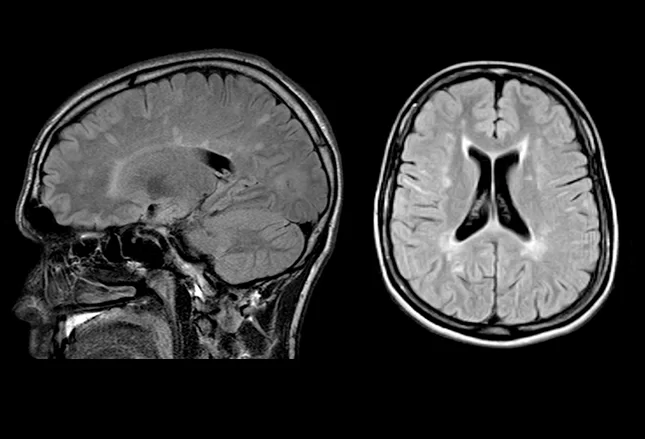
#> input picture Questao 2/img/imagem_medica.jpg, 645 x 439 px, found by its file name
$ jupyter execute Q02.ipynb   (shell and % lines are left out)
#> lines starting #> are read from the running program, lines starting #| are printed output that depends on the picture; after the words box and inside, x2 and y2 are one past the last pixel; in counts of white or black regions, pixels touching at a corner belong together
[cell 1]
# Célula 1 - Importação de bibliotecas para a Questão 2
import cv2
import numpy as np
import matplotlib.pyplot as plt
from skimage import morphology, measure
from sklearn.cluster import KMeans
import os
from google.colab import files

[cell 2]
# Célula 2 - Criar estrutura de pastas
print("Pasta 'img' criada!")

[cell 3]
# Célula 3 - Upload da imagem
uploaded = files.upload()
#> the answer given: imagem_medica.jpg

# Mover a imagem para a pasta img
for filename in uploaded.keys():
    !mv "{filename}" "/content/img/{filename}"
    print(f"Imagem {filename} movida para /content/img/")

[cell 4]
# Célula 4 - Verificar se a imagem está na pasta

[cell 5]
# Célula 5 - Carregar e processar a imagem médica com K-means (mesma imagem da Questão 1)
# Esta etapa isola a região de interesse para posterior esqueletização
def carregar_e_segmentar_imagem_medica():
    """
    Carrega a imagem médica e aplica segmentação K-means
    """
    imagem_path = "/content/img/imagem_medica.jpg"

    # Verificar se a imagem existe
    if not os.path.exists(imagem_path):
        raise FileNotFoundError(f"Imagem não encontrada: {imagem_path}")

    # Carregar imagem colorida
    img = cv2.imread(imagem_path)
#> img is the input picture: shape (439, 645, 3); mean B, G, R 52.8, 52.8, 52.8
    if img is None:
        raise ValueError(f"Erro ao carregar imagem: {imagem_path}")

    # Converter BGR para RGB
    img_rgb = cv2.cvtColor(img, cv2.COLOR_BGR2RGB)

    # Redimensionar para aplicação do K-means (método da Questão 1)
    pixel_values = img_rgb.reshape((-1, 3))
    pixel_values = np.float32(pixel_values)

    # Aplicar K-means ()
    k = 4
    criteria = (cv2.TERM_CRITERIA_EPS + cv2.TERM_CRITERIA_MAX_ITER, 100, 0.2)
    _, labels, centers = cv2.kmeans(pixel_values, k, None, criteria, 10, cv2.KMEANS_RANDOM_CENTERS)
#> centers = [[176.5, 176.5, 176.5], [57.52, 57.5, 57.52], [114.2, 114.2, 114.2], [1.37, 1.37, 1.37]]

    centers = np.uint8(centers)
#> centers = [[176, 176, 176], [57, 57, 57], [114, 114, 114], [1, 1, 1]]
    segmented_data = centers[labels.flatten()]
    segmented_image = segmented_data.reshape(img_rgb.shape)
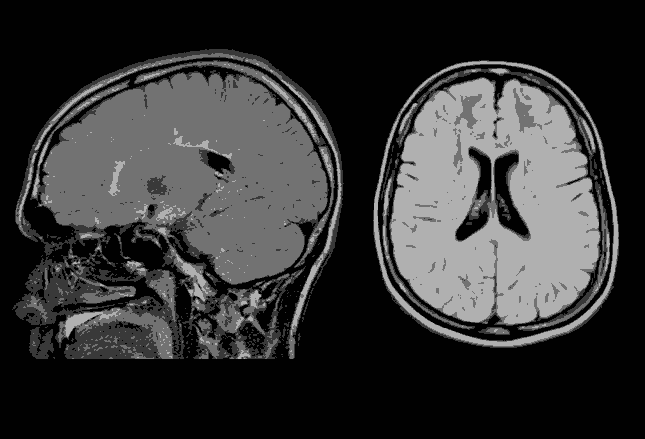
#> segmented_image: shape (439, 645, 3); min 1, max 176, mean 52.4

    return img_rgb, segmented_image, labels.reshape(img_rgb.shape[:2])

# Carregar e segmentar a imagem
img_original, img_kmeans, labels_map = carregar_e_segmentar_imagem_medica()
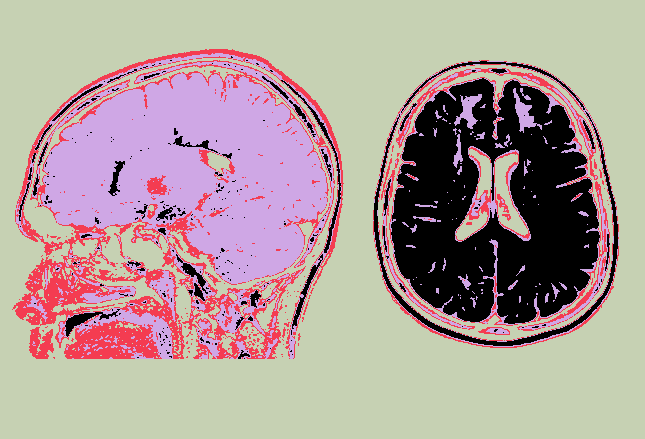
#> labels_map: shape (439, 645) int32; 4 distinct labels, from 0 to 3; one colour per label, 0 black

print("Imagem médica segmentada com K-means!")

[cell 6]
# Célula 6 - Selecionar região de interesse e pré-processar (CORRIGIDA)
def selecionar_maior_regiao(mascara):
    """
    Seleciona a maior região conectada da máscara
    """
    # Encontrar componentes conectados
    labels = measure.label(mascara)
    regions = measure.regionprops(labels)

    if len(regions) == 0:
        return None

    # Encontrar a região com maior área
    maior_regiao = max(regions, key=lambda x: x.area)

    # Criar máscara apenas com a maior região
    mascara_maior = np.zeros_like(mascara, dtype=np.uint8)
    mascara_maior[labels == maior_regiao.label] = 1

    return mascara_maior

def preprocessar_para_esqueleto(img_kmeans, labels_map):
    """
    Pré-processa a imagem segmentada para extração do esqueleto
    """
    # Selecionar o cluster com maior área (geralmente o objeto principal)
    clusters_unicos, contagens = np.unique(labels_map, return_counts=True)
#> clusters_unicos = [0, 1, 2, 3]; contagens = [40717, 24457, 53591, 164390]
    # Encontrar o cluster com maior área (ignorando possíveis ruídos pequenos)
    cluster_principal = clusters_unicos[np.argmax(contagens)]
#> cluster_principal = 3

    # Criar máscara binária
    mascara = (labels_map == cluster_principal).astype(np.uint8)
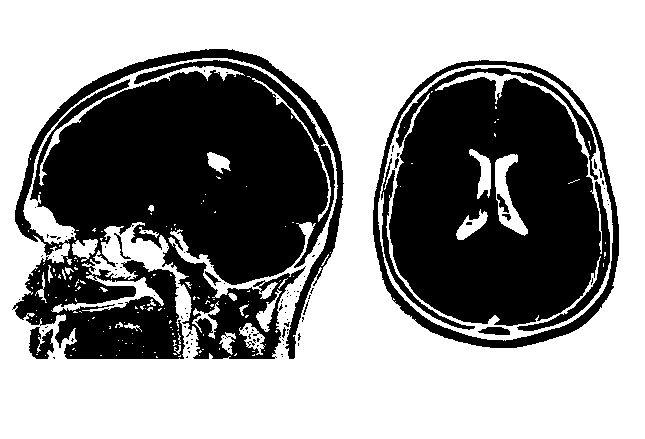
#> mascara: shape (439, 645); values 0 (black) and 1 (white), 58.1% white; 109 black regions (95 under 20 px)

    # Selecionar apenas a maior região conectada
    mascara_maior = selecionar_maior_regiao(mascara)
#> in selecionar_maior_regiao, `labels = measure.label(mascara)`:
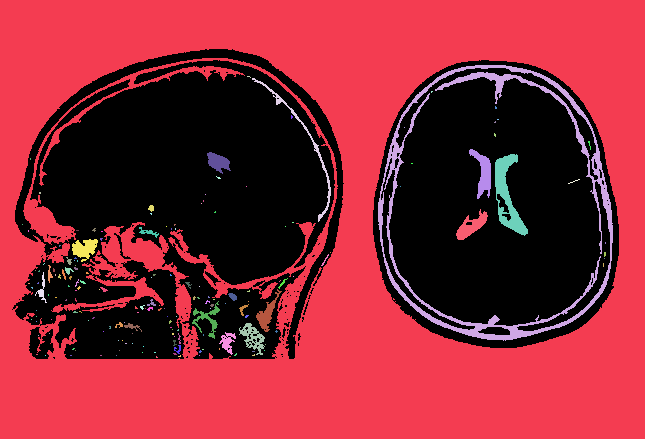
#> labels: shape (439, 645) int64; 175 distinct labels, from 0 to 174; one colour per label, 0 black
#> in selecionar_maior_regiao, `regions = measure.regionprops(labels)`: regions = 174 regions; largest, box (x1, y1, x2, y2) and area: (0, 0, 645, 439) 152965, (378, 65, 613, 341) 6020, (495, 154, 528, 236) 1098, (469, 149, 491, 199) 497, (252, 78, 331, 222) 451
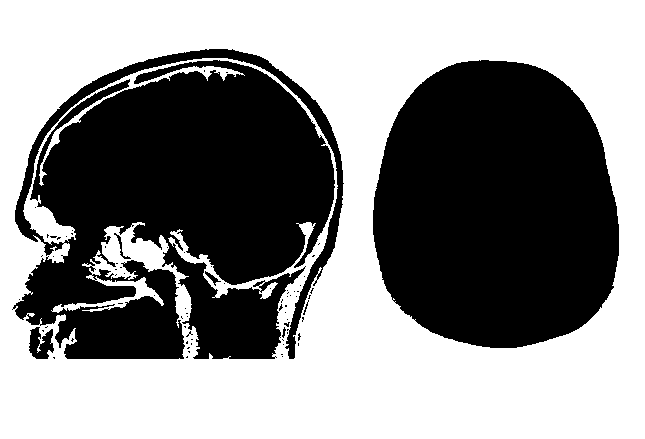
#> mascara_maior: shape (439, 645); values 0 (black) and 1 (white), 54% white; 75 black regions (68 under 20 px), largest, box (x1, y1, x2, y2) and area: (12, 49, 344, 359) 71594, (373, 60, 619, 348) 57660, (29, 327, 54, 359) 531

    if mascara_maior is None:
        print("Nenhuma região encontrada! Usando máscara completa.")
        mascara_maior = mascara

    # Verificar se a maioria dos pixels é o objeto (branco) ou fundo (preto)
    if np.sum(mascara_maior) > (mascara_maior.size - np.sum(mascara_maior)):
        # Se há mais pixels brancos que pretos, inverter a máscara
        mascara_maior = 1 - mascara_maior
        print("Máscara invertida para corrigir objeto/fundo")

    # Aplicar operações morfológicas para suavizar a máscara
    kernel = np.ones((5,5), np.uint8)
    mascara_suavizada = cv2.morphologyEx(mascara_maior, cv2.MORPH_CLOSE, kernel)
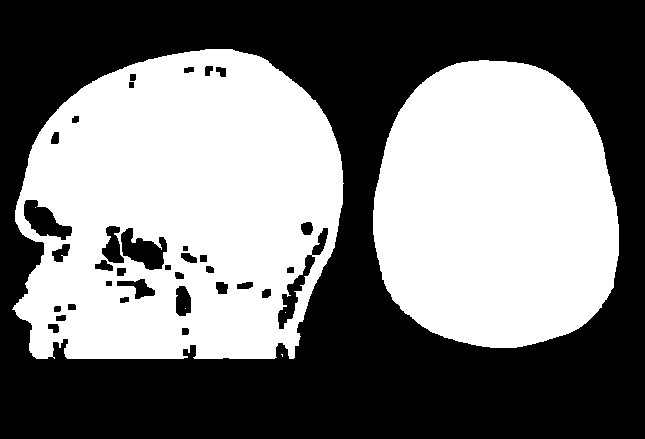
#> mascara_suavizada: shape (439, 645); values 0 (black) and 1 (white), 48% white; 6 white regions (4 under 20 px), largest, box (x1, y1, x2, y2) and area: (12, 49, 344, 359) 78261, (373, 60, 619, 348) 57676
    mascara_suavizada = cv2.morphologyEx(mascara_suavizada, cv2.MORPH_OPEN, kernel)
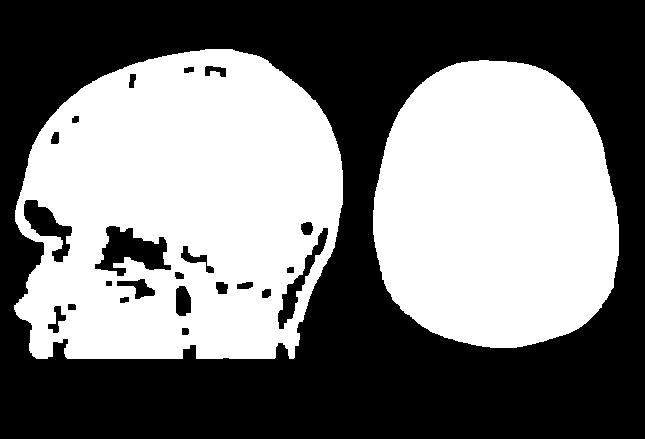
#> mascara_suavizada: shape (439, 645); values 0 (black) and 1 (white), 47.9% white; 2 white regions, box (x1, y1, x2, y2) and area: (14, 49, 343, 359) 77893, (373, 60, 619, 348) 57676

    return mascara_suavizada, mascara_maior

# Pré-processar a imagem segmentada
mascara_suavizada, mascara_original = preprocessar_para_esqueleto(img_kmeans, labels_map)

print("Máscara da região principal preparada para esqueletização!")

[cell 7]
# Célula 7 - Implementação da Esqueletização
# Representação geométrica via morfologia matemática
# O esqueleto captura a estrutura topológica central do objeto

# Técnica: Morfologia matemática via erosões sucessivas
def extrair_esqueleto(mascara_binaria):
    """
    Extrai o esqueleto de uma máscara binária usando morfologia matemática
    """
    # Converter para boolean (requisito do skimage)
    mascara_bool = mascara_binaria.astype(bool)

    # Aplicar esqueletização
    esqueleto = morphology.skeletonize(mascara_bool)
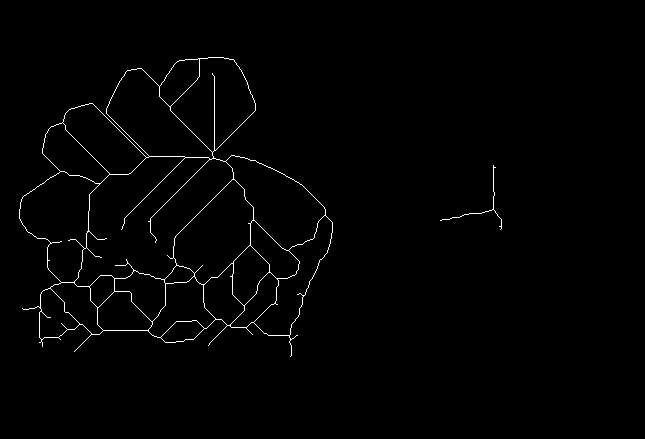
#> esqueleto: shape (439, 645) bool; 1.1% white in thin lines or dots, all inside (x1, y1, x2, y2) = (19, 57, 502, 357)

    return esqueleto

def encontrar_pontos_caracteristicos(esqueleto):
    """
    Encontra pontos característicos no esqueleto
    """
    # Encontrar pontos de ramificação e terminação
    esqueleto_uint8 = esqueleto.astype(np.uint8)

    pontos_ramificacao = []
    pontos_terminacao = []

    # Análise simplificada - pontos com 1 vizinho (terminação) ou 3+ vizinhos (ramificação)
    for coord in np.argwhere(esqueleto):
        y, x = coord
        vizinhos = 0

        # Contar vizinhos (conectividade 8)
        for dy in [-1, 0, 1]:
            for dx in [-1, 0, 1]:
                if dy == 0 and dx == 0:
                    continue
                ny, nx = y + dy, x + dx
                if (0 <= ny < esqueleto.shape[0] and 0 <= nx < esqueleto.shape[1]
                    and esqueleto[ny, nx]):
                    vizinhos += 1

        if vizinhos == 1:
            pontos_terminacao.append((x, y))
        elif vizinhos >= 3:
            pontos_ramificacao.append((x, y))
#> this loop made 3123 passes
#> (y, x) on passes 1 to 3: (57, 208), (57, 209), (57, 210)
#> after the loop, pontos_ramificacao = 198 pairs, first value 39 to 501, second value 58 to 341; pontos_terminacao = 33 pairs, first value 22 to 500, second value 73 to 356

    return pontos_terminacao, pontos_ramificacao

# Extrair esqueleto da máscara
esqueleto = extrair_esqueleto(mascara_suavizada)

# Encontrar pontos característicos
pontos_terminacao, pontos_ramificacao = encontrar_pontos_caracteristicos(esqueleto)

print(f"Esqueleto extraído com sucesso!")
print(f"Pontos de terminação encontrados: {len(pontos_terminacao)}")
#| Pontos de terminação encontrados: 33
print(f"Pontos de ramificação encontrados: {len(pontos_ramificacao)}")
#| Pontos de ramificação encontrados: 198

[cell 8]
# Célula 8 - Visualização dos resultados
def visualizar_resultados_esqueletizacao(img_original, img_kmeans, mascara, esqueleto,
                                       pontos_terminacao, pontos_ramificacao):
    """
    Visualiza todos os passos da esqueletização
    """
    fig, axes = plt.subplots(2, 3, figsize=(18, 12))

    # Imagem original
    axes[0,0].imshow(img_original)
    axes[0,0].set_title('Imagem Médica Original', fontsize=12, fontweight='bold')
    axes[0,0].axis('off')

    # Imagem segmentada com K-means
    axes[0,1].imshow(img_kmeans)
    axes[0,1].set_title('Segmentação K-means (k=4)', fontsize=12, fontweight='bold')
    axes[0,1].axis('off')

    # Máscara binária da região principal
    axes[0,2].imshow(mascara, cmap='gray')
    axes[0,2].set_title('Máscara da Região Principal', fontsize=12, fontweight='bold')
    axes[0,2].axis('off')

    # Esqueleto sobre a máscara
    axes[1,0].imshow(mascara, cmap='gray', alpha=0.3)
    axes[1,0].imshow(esqueleto, cmap='Reds', alpha=0.7)
    axes[1,0].set_title('Esqueleto sobre a Máscara', fontsize=12, fontweight='bold')
    axes[1,0].axis('off')

    # Esqueleto com pontos característicos
    axes[1,1].imshow(esqueleto, cmap='gray')

    # Plotar pontos de terminação (verde)
    if pontos_terminacao:
        term_x, term_y = zip(*pontos_terminacao)
#> term_x = 33 values, max 500 at index 8, min 22 at index 22, mean 197.1; term_y = 33 values from 73 to 356
        axes[1,1].scatter(term_x, term_y, c='green', s=30, label=f'Terminação ({len(pontos_terminacao)})')

    # Plotar pontos de ramificação (vermelho)
    if pontos_ramificacao:
        ram_x, ram_y = zip(*pontos_ramificacao)
#> ram_x = 198 values, max 501 at index 57, min 39 at index 148, mean 187.9; ram_y = 198 values from 58 to 341
        axes[1,1].scatter(ram_x, ram_y, c='red', s=30, label=f'Ramação ({len(pontos_ramificacao)})')

    axes[1,1].set_title('Esqueleto com Pontos Característicos', fontsize=12, fontweight='bold')
    axes[1,1].legend()
    axes[1,1].axis('off')

    # Apenas esqueleto
    axes[1,2].imshow(esqueleto, cmap='gray')
    axes[1,2].set_title('Esqueleto Puro', fontsize=12, fontweight='bold')
    axes[1,2].axis('off')

    plt.tight_layout()
    plt.show()
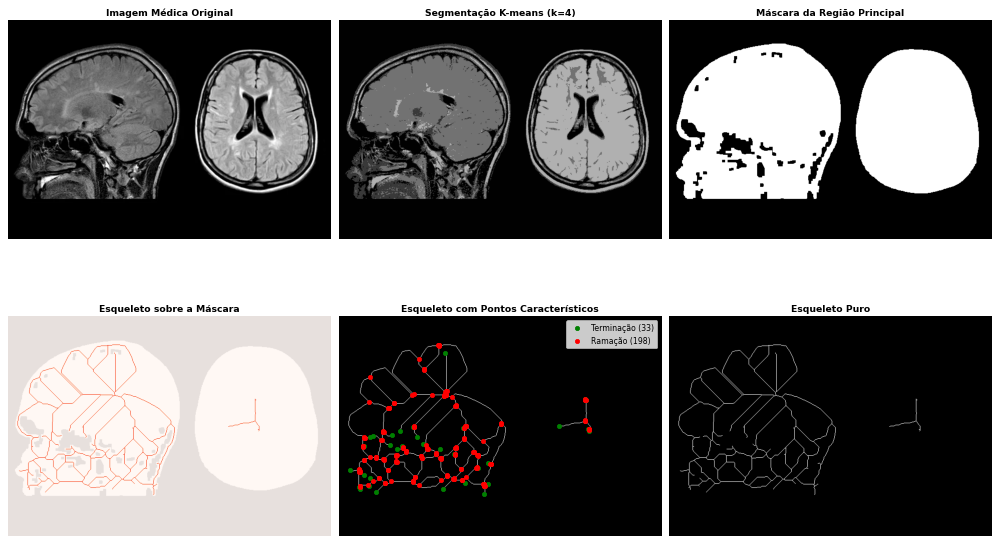
#> figure drawn by matplotlib, 6 panels

# Visualizar resultados
visualizar_resultados_esqueletizacao(img_original, img_kmeans, mascara_suavizada,
                                   esqueleto, pontos_terminacao, pontos_ramificacao)

[cell 9]
# Célula 9 - Análise quantitativa e métricas do esqueleto
def analisar_esqueleto(esqueleto, mascara_original):
    """
    Calcula métricas quantitativas do esqueleto
    """
    # Estatísticas básicas
    area_original = np.sum(mascara_original)
#> area_original = 135569
    area_esqueleto = np.sum(esqueleto)
#> area_esqueleto = 3123
    razao_reducao = area_esqueleto / area_original if area_original > 0 else 0
#> razao_reducao = 0.023

    # Comprimento do esqueleto (número de pixels)
    comprimento = area_esqueleto
#> comprimento = 3123

    # Encontrar componentes conectados no esqueleto
    labels_skel = measure.label(esqueleto, connectivity=2)
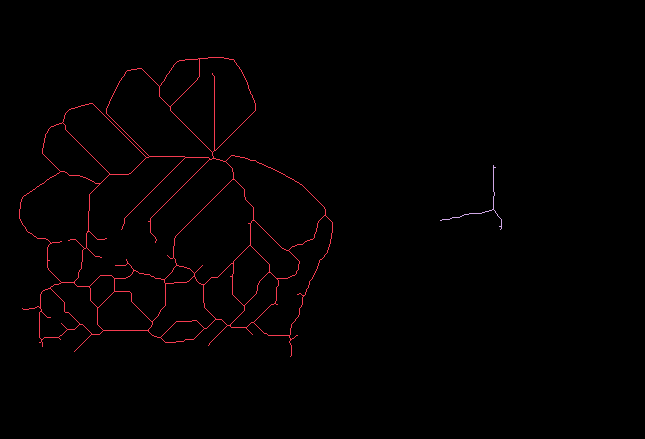
#> labels_skel: shape (439, 645) int32; 3 distinct labels, from 0 to 2; one colour per label, 0 black
    num_componentes = len(np.unique(labels_skel)) - 1  # Excluir fundo
#> num_componentes = 2

    print("="*50)
    print("ANÁLISE QUANTITATIVA DO ESQUELETO")
    print("="*50)
    print(f"Área da região original: {area_original} pixels")
#| Área da região original: 135569 pixels
    print(f"Área do esqueleto: {area_esqueleto} pixels")
#| Área do esqueleto: 3123 pixels
    print(f"Razão de redução: {razao_reducao:.4f} ({razao_reducao*100:.2f}%)")
#| Razão de redução: 0.0230 (2.30%)
    print(f"Comprimento do esqueleto: {comprimento} pixels")
#| Comprimento do esqueleto: 3123 pixels
    print(f"Número de componentes conectados: {num_componentes}")
#| Número de componentes conectados: 2
    print(f"Pontos de terminação: {len(pontos_terminacao)}")
#| Pontos de terminação: 33
    print(f"Pontos de ramificação: {len(pontos_ramificacao)}")
#| Pontos de ramificação: 198
    print("="*50)

    return {
        'area_original': area_original,
        'area_esqueleto': area_esqueleto,
        'razao_reducao': razao_reducao,
        'comprimento': comprimento,
        'num_componentes': num_componentes,
        'pontos_terminacao': len(pontos_terminacao),
        'pontos_ramificacao': len(pontos_ramificacao)
    }

# Realizar análise quantitativa
metricas = analisar_esqueleto(esqueleto, mascara_suavizada)
#> metricas = {'area_original': 135569, 'area_esqueleto': 3123, 'razao_reducao': 0.023, 'comprimento': 3123, 'num_componentes': 2, 'pontos_terminacao': 33, 'pontos_ramificacao': 198}
